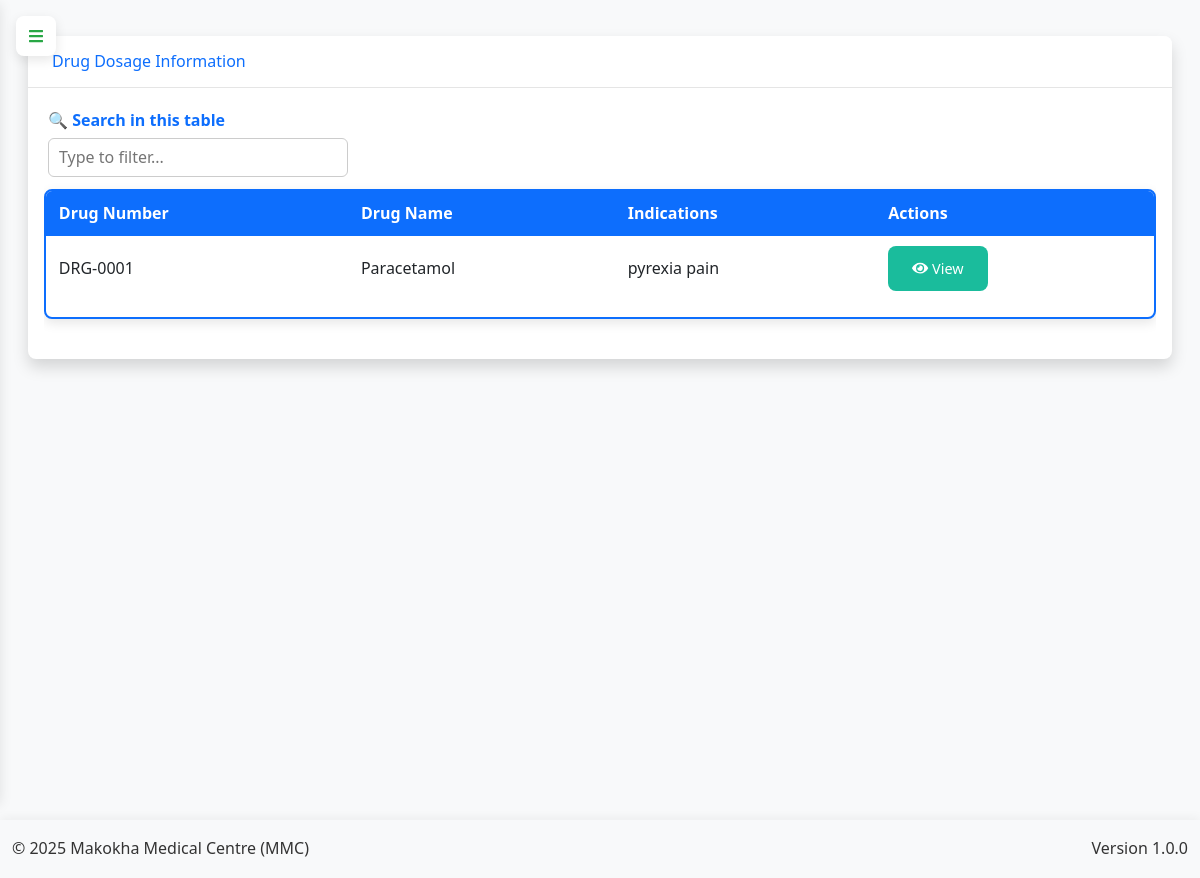
/pharmacist/dosage (signed in), run on an earlier commit of the app's database.
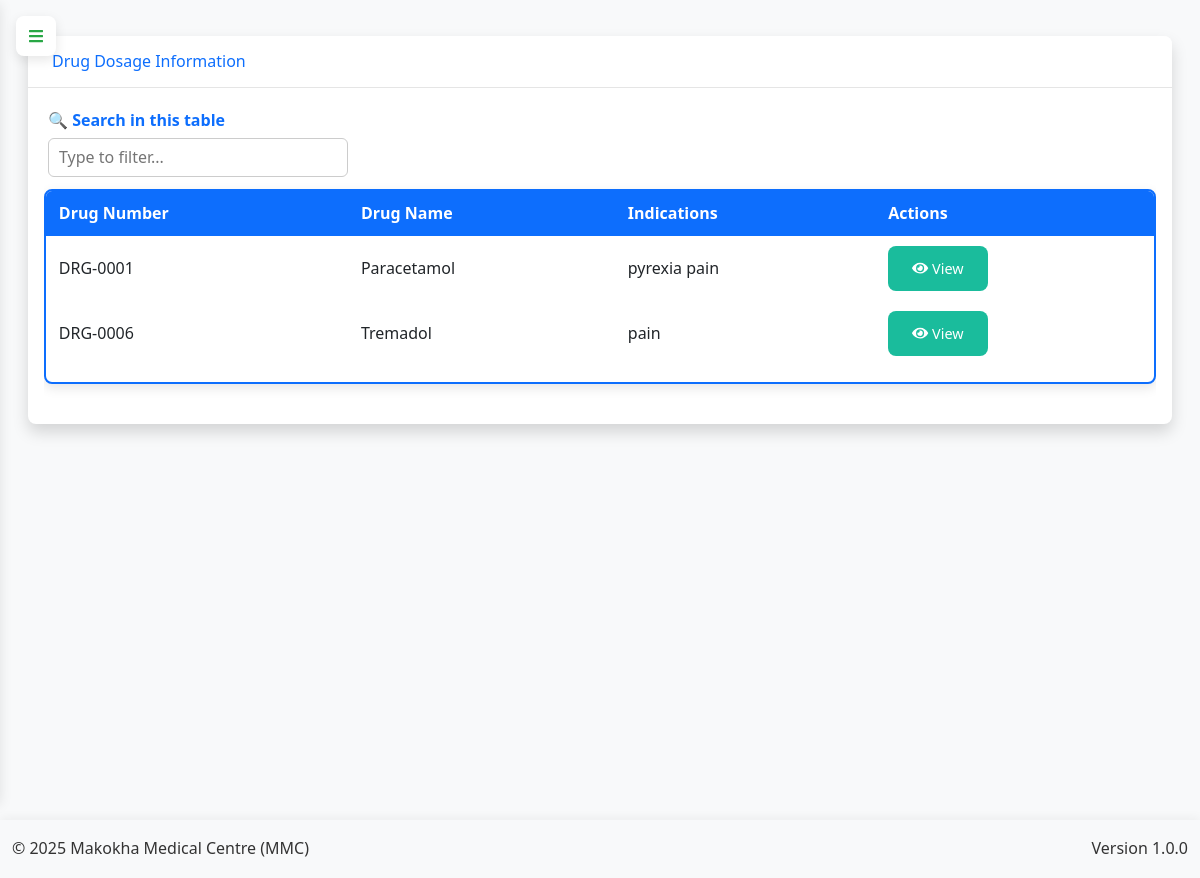
And on a later commit of the database.
### app.py (models this page shows, shortened)
class DrugDosage(db.Model):
    id = db.Column(db.Integer, primary_key=True)
    drug_id = db.Column(db.Integer, db.ForeignKey('drug.id'), nullable=False)
    indication = db.Column(db.Text)
    contraindication = db.Column(db.Text)
    interaction = db.Column(db.Text)
    side_effects = db.Column(db.Text)
    dosage_peds = db.Column(db.Text)
    dosage_adults = db.Column(db.Text)
    dosage_geriatrics = db.Column(db.Text)
    important_notes = db.Column(db.Text)
    created_at = db.Column(db.DateTime, default=lambda: datetime.now(timezone.utc))
    updated_at = db.Column(db.DateTime, default=lambda: datetime.now(timezone.utc), onupdate=lambda: datetime.now(timezone.utc))
    drug = db.relationship('Drug', backref='dosage')

class Drug(db.Model):
    id = db.Column(db.Integer, primary_key=True)
    drug_number = db.Column(db.String(50), unique=True, nullable=False)
    name = db.Column(db.String(100), nullable=False)
    specification = db.Column(db.String(200))
    buying_price = db.Column(db.Float, nullable=False)
    selling_price = db.Column(db.Float, nullable=False)
    stocked_quantity = db.Column(db.Integer, nullable=False)
    sold_quantity = db.Column(db.Integer, default=0)
    expiry_date = db.Column(db.Date, nullable=False)
    created_at = db.Column(db.DateTime, default=lambda: datetime.now(timezone.utc))
    updated_at = db.Column(db.DateTime, default=lambda: datetime.now(timezone.utc), onupdate=lambda: datetime.now(timezone.utc))
    @hybrid_property
    def remaining_quantity(self):
        return self.stocked_quantity - self.sold_quantity
    @hybrid_property
    def stock_status(self):
        if self.remaining_quantity == 0:
            return 'out-of-stock'
        elif self.remaining_quantity < 10:
            return 'low-stock'
        elif (self.expiry_date - date.today()).days < 30:
            return 'expiring-soon'
        return 'in-stock'

### app.py (the view)
@app.route('/pharmacist/dosage')
@login_required
def pharmacist_dosage():
    if current_user.role != 'pharmacist':
        flash('Unauthorized access', 'danger')
        return redirect(url_for('home'))
    dosages = DrugDosage.query.join(Drug).all()
    drugs = Drug.query.all()
    return render_template('pharmacist/dosage.html', dosages=dosages, drugs=drugs)

### app.py (called while the page is built, shortened)
@app.before_request
def initialize_data():
    global _first_request
    if not _first_request:
        return

@app.context_processor
def inject_current_date():
    return {'current_date': date.today().strftime('%Y-%m-%d')}

@app.context_processor
def inject_csrf_token():
    return dict(csrf_token=generate_csrf)

@app.context_processor
def utility_processor():
    def decrypt_data(encrypted_data):
        if not encrypted_data:
            return ""
        try:
            return Config.decrypt_data_static(encrypted_data)
        except:
            return "[Decryption Error]"
    return dict(decrypt_data=decrypt_data)

    @login_manager.user_loader
    def load_user(user_id):
        return db.session.get(User, int(user_id))

### templates/pharmacist/dosage.html (shortened to what this page needs)
{% extends "base.html" %}
{% block content %}
<div class="container-fluid">
    <div class="row">
        <div class="col-md-12">
            <div class="card shadow mb-4">
                <div class="card-header py-3 d-flex justify-content-between align-items-center">
                    <h6 class="m-0 font-weight-bold text-primary">Drug Dosage Information</h6>
                </div>
                <div class="card-body">
                    <div class="table-responsive">
                        <table class="table table-bordered" id="dosageTable" width="100%" cellspacing="0">
                            <thead>
                                <tr>
                                    <th>Drug Number</th>
                                    <th>Drug Name</th>
                                    <th>Indications</th>
                                    <th>Actions</th>
                                </tr>
                            </thead>
                            <tbody>
                                {% for dosage in dosages %}
                                <tr>
                                    <td>{{ dosage.drug.drug_number }}</td>
                                    <td>{{ dosage.drug.name }}</td>
                                    <td>{{ dosage.indication|truncate(100) if dosage.indication else 'N/A' }}</td>
                                    <td>
                                        <button class="btn btn-info btn-sm view-dosage" data-id="{{ dosage.id }}">
                                            <i class="fas fa-eye"></i> View
                                        </button>
                                    </td>
                                </tr>
                                {% endfor %}
                            </tbody>
                        </table>
                    </div>
                </div>
            </div>
        </div>
    </div>
</div>
{% endblock %}

What changed in the data, as far as the page shows it:
added DrugDosage: drug.drug_number "DRG-0006", drug.name "Tremadol", indication "pain"
